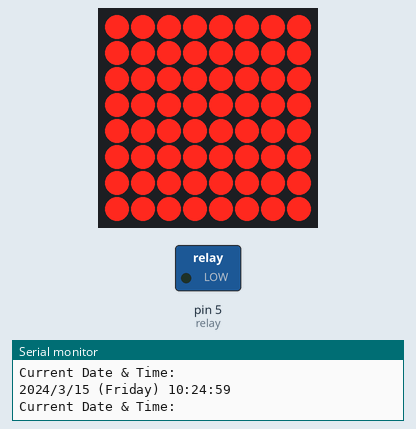
Recording of a sketch running on a simulated Arduino Uno, built with avr-gcc and run on an emulated ATmega328P. On the bench: 8×8 LED matrix, switched loads named in the sketch (green lamp = pin HIGH), the last lines printed to the serial monitor. The local clock reads 2024-03-15 10:24:30 at power-on unless the sketch sets it.

Above: at 30.1 s.
At 105.4 s:
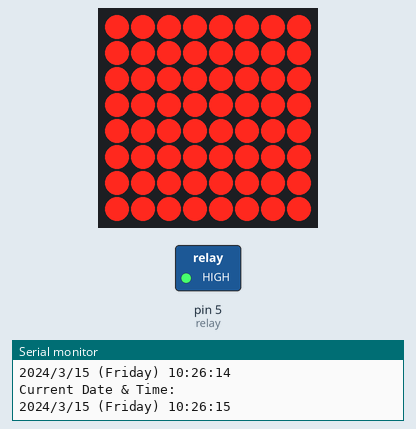
Timing chart, 0 to 106.9 s (numbered marks = the images above):
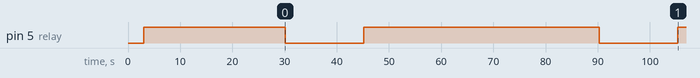

The sketch:

hydr0.ino
```cpp
#include <Wire.h>
#include <RTClib.h>
#include <MaxMatrix.h>

// RTC Module glab variables
RTC_DS3231 rtc;
char daysOfTheWeek[7][12] = {"Sunday", "Monday", "Tuesday", "Wednesday", "Thursday", "Friday", "Saturday"};
// SDA=>A4 SCL=>A5

// Relay pin
int relay  = 5;

// LED Matrix
int DIN = 8;
int CS = 7;
int CLK = 6;
int maxInUse = 1;
MaxMatrix m(DIN, CS, CLK, maxInUse);


// setup code
void setup ()
{
  Serial.begin(9600);
  delay(3000); // wait for console opening

  pinMode(relay, OUTPUT);
  digitalWrite(relay, HIGH);

  m.init();
  m.setIntensity(8);
  m.clear();

  if (! rtc.begin()) {
    Serial.println("Couldn't find RTC");
    while (1);
  }
  if (rtc.lostPower()) {
    Serial.println("RTC lost power, lets set the time!");

  // Comment out below lines once you set the date & time.
  // Following line sets the RTC to the date & time this sketch was compiled
    // rtc.adjust(DateTime(F(_DATE), F(TIME_)));
  }
}

void lightAll() {
    m.setColumn(0, B11111111);
    m.setColumn(1, B11111111);
    m.setColumn(2, B11111111);
    m.setColumn(3, B11111111);
    m.setColumn(4, B11111111);
    m.setColumn(5, B11111111);
    m.setColumn(6, B11111111);
    m.setColumn(7, B11111111);
}

void printDate(DateTime now)
{
  Serial.println("Current Date & Time: ");
  Serial.print(now.year(), DEC);
  Serial.print('/');
  Serial.print(now.month(), DEC);
  Serial.print('/');
  Serial.print(now.day(), DEC);
  Serial.print(" (");
  Serial.print(daysOfTheWeek[now.dayOfTheWeek()]);
  Serial.print(") ");
  Serial.print(now.hour(), DEC);
  Serial.print(':');
  Serial.print(now.minute(), DEC);
  Serial.print(':');
  Serial.print(now.second(), DEC);
  Serial.println();
}

void loop ()
{
  DateTime now = rtc.now();
  printDate(now);

  int sec=now.second();
  if(sec == 0) {
    // turn on pump and light
    digitalWrite(relay, LOW);
    lightAll();
  } else if(sec == 15) {
    // turn off pump
    digitalWrite(relay, HIGH);
  } else if(sec == 30) {
    // turn off lights
    m.clear();
  }

  delay(1000);
}
```

Measured:
- by itself, pin 5 (relay): alternates HIGH for 45.1 s and LOW for 15.1 s
- what the display in image 0 shows lasts 30.1 s, from 30.1 s to 60.2 s
